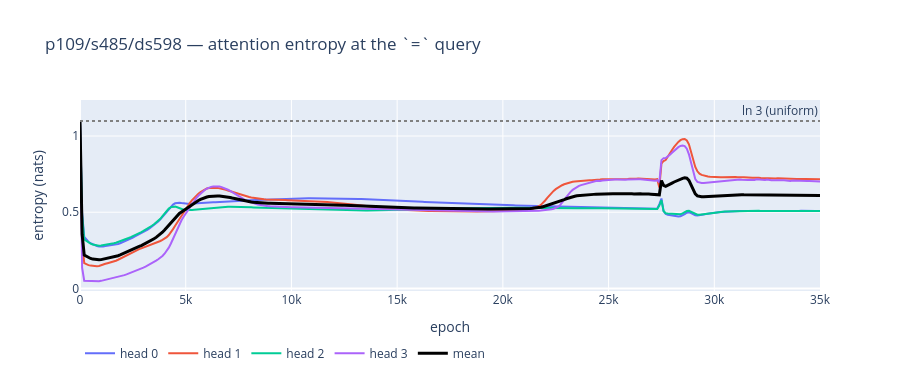
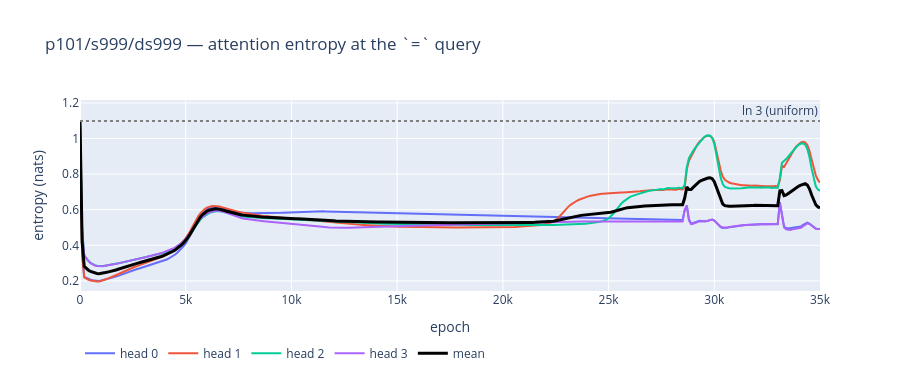
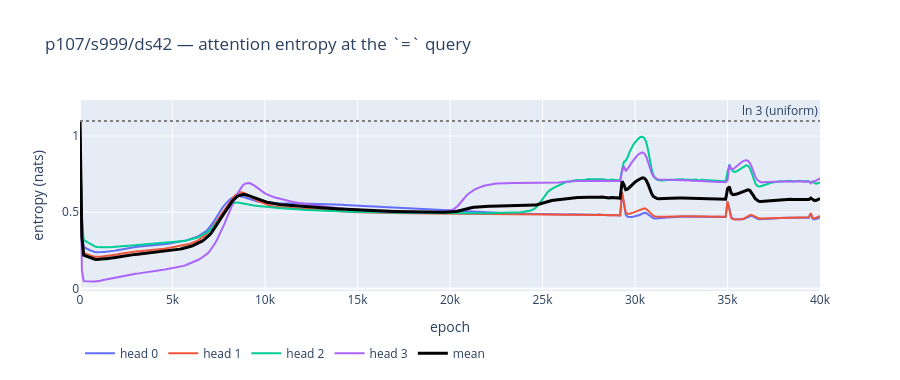

The notebook cell saved with these charts, in order:
### Code cell
for tag, (eps, ent) in traj.items():
    fig = go.Figure()
    fig.add_hline(y=UNIFORM3, line=dict(dash="dot", color="gray"),
                  annotation_text="ln 3 (uniform)", annotation_position="top right")
    for h in range(ent.shape[1]):
        fig.add_trace(go.Scatter(x=eps, y=ent[:, h], mode="lines", name=f"head {h}"))
    fig.add_trace(go.Scatter(x=eps, y=ent.mean(1), mode="lines", name="mean",
                             line=dict(color="black", width=3)))
    fig.update_layout(title=f"{tag} — attention entropy at the `=` query",
                      xaxis_title="epoch", yaxis_title="entropy (nats)", height=380,
                      legend=dict(orientation="h", y=-0.25))
    fig.show()

### Figure 1 — Plotly figure (JSON) as saved in the notebook; plotly's stock layout.template omitted (floating-point values rounded to 4 significant figures; data arrays with more than 128 entries replaced by an {"elided": "..."} marker saying what was removed)
{"data": [{"mode": "lines", "name": "head 0", "type": "scatter", "x": {"elided": "353 int values"}, "y": {"elided": "353 float values"}}, {"mode": "lines", "name": "head 1", "type": "scatter", "x": {"elided": "353 int values"}, "y": {"elided": "353 float values"}}, {"mode": "lines", "name": "head 2", "type": "scatter", "x": {"elided": "353 int values"}, "y": {"elided": "353 float values"}}, {"mode": "lines", "name": "head 3", "type": "scatter", "x": {"elided": "353 int values"}, "y": {"elided": "353 float values"}}, {"line": {"color": "black", "width": 3}, "mode": "lines", "name": "mean", "type": "scatter", "x": {"elided": "353 int values"}, "y": {"elided": "353 float values"}}], "layout": {"annotations": [{"showarrow": false, "text": "ln 3 (uniform)", "x": 1, "xanchor": "right", "xref": "x domain", "y": 1.099, "yanchor": "bottom", "yref": "y"}], "height": 380, "legend": {"orientation": "h", "y": -0.25}, "shapes": [{"line": {"color": "gray", "dash": "dot"}, "type": "line", "x0": 0, "x1": 1, "xref": "x domain", "y0": 1.099, "y1": 1.099, "yref": "y"}], "title": {"text": "p109/s485/ds598 — attention entropy at the `=` query"}, "xaxis": {"title": {"text": "epoch"}}, "yaxis": {"title": {"text": "entropy (nats)"}}}}

### Figure 2 — Plotly figure (JSON) as saved in the notebook; plotly's stock layout.template omitted (floating-point values rounded to 4 significant figures; data arrays with more than 128 entries replaced by an {"elided": "..."} marker saying what was removed)
{"data": [{"mode": "lines", "name": "head 0", "type": "scatter", "x": {"elided": "352 int values"}, "y": {"elided": "352 float values"}}, {"mode": "lines", "name": "head 1", "type": "scatter", "x": {"elided": "352 int values"}, "y": {"elided": "352 float values"}}, {"mode": "lines", "name": "head 2", "type": "scatter", "x": {"elided": "352 int values"}, "y": {"elided": "352 float values"}}, {"mode": "lines", "name": "head 3", "type": "scatter", "x": {"elided": "352 int values"}, "y": {"elided": "352 float values"}}, {"line": {"color": "black", "width": 3}, "mode": "lines", "name": "mean", "type": "scatter", "x": {"elided": "352 int values"}, "y": {"elided": "352 float values"}}], "layout": {"annotations": [{"showarrow": false, "text": "ln 3 (uniform)", "x": 1, "xanchor": "right", "xref": "x domain", "y": 1.099, "yanchor": "bottom", "yref": "y"}], "height": 380, "legend": {"orientation": "h", "y": -0.25}, "shapes": [{"line": {"color": "gray", "dash": "dot"}, "type": "line", "x0": 0, "x1": 1, "xref": "x domain", "y0": 1.099, "y1": 1.099, "yref": "y"}], "title": {"text": "p101/s999/ds999 — attention entropy at the `=` query"}, "xaxis": {"title": {"text": "epoch"}}, "yaxis": {"title": {"text": "entropy (nats)"}}}}

### Figure 3 — Plotly figure (JSON) as saved in the notebook; plotly's stock layout.template omitted (floating-point values rounded to 4 significant figures; data arrays with more than 128 entries replaced by an {"elided": "..."} marker saying what was removed)
{"data": [{"mode": "lines", "name": "head 0", "type": "scatter", "x": {"elided": "403 int values"}, "y": {"elided": "403 float values"}}, {"mode": "lines", "name": "head 1", "type": "scatter", "x": {"elided": "403 int values"}, "y": {"elided": "403 float values"}}, {"mode": "lines", "name": "head 2", "type": "scatter", "x": {"elided": "403 int values"}, "y": {"elided": "403 float values"}}, {"mode": "lines", "name": "head 3", "type": "scatter", "x": {"elided": "403 int values"}, "y": {"elided": "403 float values"}}, {"line": {"color": "black", "width": 3}, "mode": "lines", "name": "mean", "type": "scatter", "x": {"elided": "403 int values"}, "y": {"elided": "403 float values"}}], "layout": {"annotations": [{"showarrow": false, "text": "ln 3 (uniform)", "x": 1, "xanchor": "right", "xref": "x domain", "y": 1.099, "yanchor": "bottom", "yref": "y"}], "height": 380, "legend": {"orientation": "h", "y": -0.25}, "shapes": [{"line": {"color": "gray", "dash": "dot"}, "type": "line", "x0": 0, "x1": 1, "xref": "x domain", "y0": 1.099, "y1": 1.099, "yref": "y"}], "title": {"text": "p107/s999/ds42 — attention entropy at the `=` query"}, "xaxis": {"title": {"text": "epoch"}}, "yaxis": {"title": {"text": "entropy (nats)"}}}}
